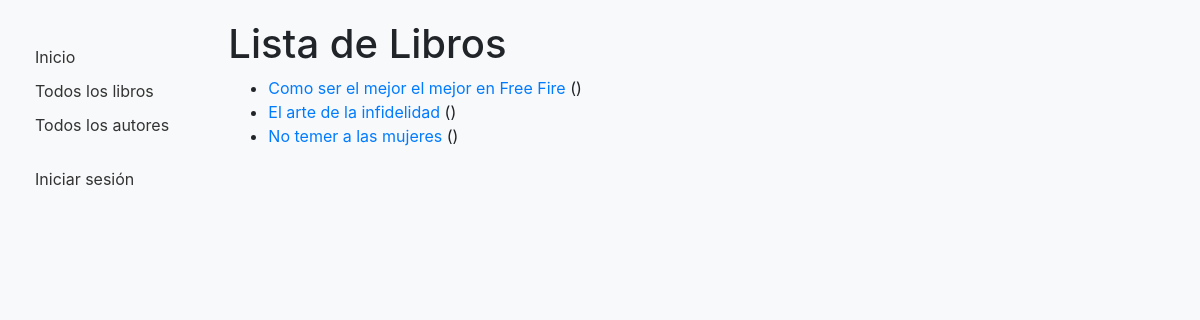
/catalog/books/, run on the app's committed database.
### catalog/models.py (models this page shows, shortened)
class Book(models.Model):
    title = models.CharField(max_length=200)
    author = models.ForeignKey('Author', on_delete=models.SET_NULL, null=True)
    summary = models.TextField(max_length=1000, help_text='Ingrese una breve descripción del libro')
    isbn = models.CharField('ISBN', max_length=13, help_text='13 Caracteres <a href="https://www.isbn-international.org/content/what-isbn">ISBN number</a>')
    genre = models.ManyToManyField(Genre, help_text='Seleccione un género para este libro')
    def get_absolute_url(self):
        return reverse('book-detail', args=[str(self.id)])
    def display_genre(self):
        return ', '.join(genre.name for genre in self.genre.all()[:3])
    display_genre.short_description = 'Genre'

### catalog/views.py (the view)
# urls.py: path('books/', views.BookListView.as_view(), name='books'),
class BookListView(generic.ListView):
    model = Book

### catalog/templates/catalog/book_list.html
{% extends "catalog/base_generic.html" %}
{% block content %}
  <h1>Lista de Libros</h1>
  {% if book_list %}
  <ul>
    {% for book in book_list %}
      <li>
        <a href="{{ book.get_absolute_url }}">{{ book.title }}</a> ()
      </li>
    {% endfor %}
  </ul>
  {% else %}
    <p>No hay libros disponibles en la biblioteca.</p>
  {% endif %}
{% endblock %}

### catalog/static/css/styles.css (style rules this page uses)
body { padding: 20px; background-color: #f8f9fa; }

### data on the page
Book: title "Como ser el mejor el mejor en Free Fire"
Book: title "El arte de la infidelidad"
Book: title "No temer a las mujeres"
